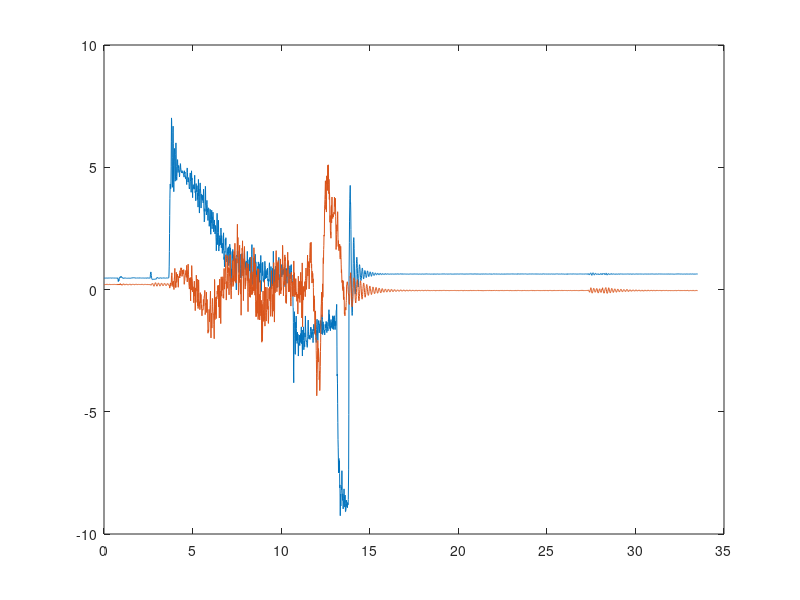

The MATLAB source for this figure:
%载入数据集
A=load('6.csv')

%2:t(ns)   7:a_x   8:a_y   9:t(s)
B=A(:,[2 7 8 9])
x=A(:,[9])
a_x=A(:,[7])
a_y=A(:,[8])

plot(x,a_x)
hold on;
plot(x,a_y)
hold on;